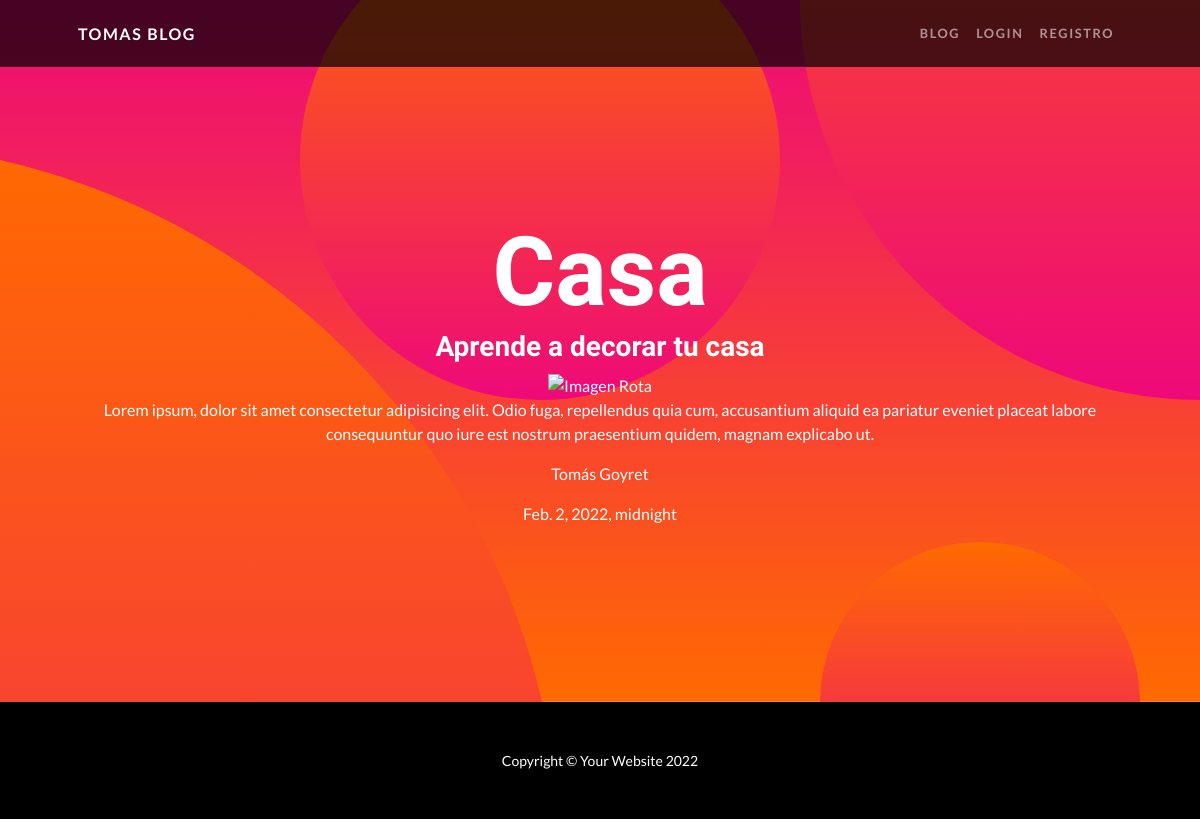
The app's page /blogcoder/blog/1 with its own data.
### blogcoder/models.py (models this page shows, shortened)
class Blogs(models.Model):
    titulo = models.CharField(max_length=50)
    subtitulo = models.CharField(max_length=50)
    cuerpo = models.CharField(max_length=255)
    autor = models.CharField(max_length=255)
    imagen = models.CharField(max_length=2555)
    fecha = models.DateTimeField()

### blogcoder/views.py (the view)
# urls.py: path("blog/<pk>", BlogDetalle.as_view(), name='Detalle'),
class BlogDetalle(DetailView):
    model = Blogs
    template_name= "blogcoder/blog_detail.html"

### blogcoder/template/blogcoder/blog_detail.html
{% extends "blogcoder/padre.html" %}
{% load static%}
{% block contenido %}
<h1 style="margin-top: 0px;" class="masthead-heading mb-0">{{blogs.titulo}}</h1>
<h3>{{blogs.subtitulo}} </h3>
<img src="{{blogs.imagen}}" class="img" alt="Imagen Rota">
<div class="container" style="display: flex" >
    <p>{{blogs.cuerpo}}</p>
</div>
<p>{{blogs.autor}}</p>
<p>{{blogs.fecha}}</p>
{% endblock %}

### records on screen
Blogs: titulo "Casa", subtitulo "Aprende a decorar tu casa", cuerpo "Lorem ipsum, dolor sit amet consectetur adipisicing elit. Odio fuga, repellendus quia cum, accusantium aliquid ea pariatur eveniet placeat labore consequuntur quo iure est nostrum praesentium quidem, magnam explicabo ut.", autor "Tomás Goyret", fecha "Feb. 2, 2022, midnight"
